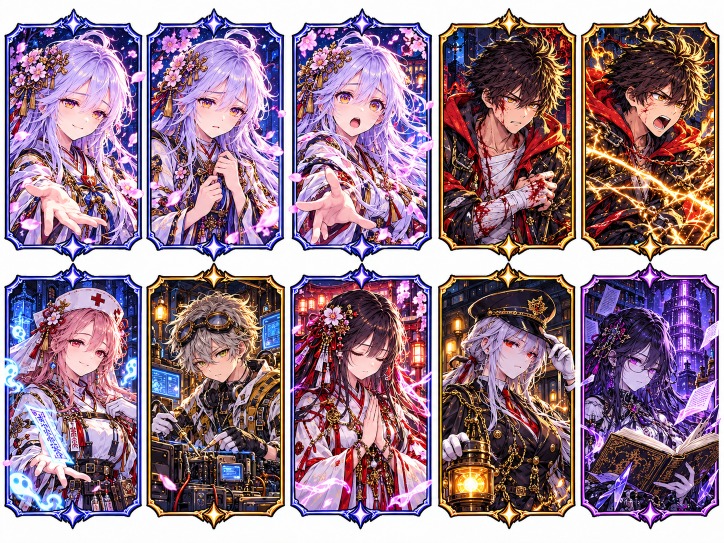
#> input picture assets/src/allySheet.png, 1448 x 1086 px (shown at 1/2 size)
$ python -i stage_thumbs.py   (imports and definitions only)
#> lines starting #> are read from the running program, lines starting #| are printed output that depends on the picture
#> further down, picture is the input picture: PIL image 1448x1086 RGB; mean R, G, B 153.3, 125.3, 141.9
"""Stage-select thumbnails (16:9 crops, caption bands left out).

thumbSheetA/B/C are 2x2 grids of framed cards (ST1-4, ST5-8, ST9-12);
each crop takes the top 16:9 band inside a card's frame. ST2 uses its own
picture (thumbST2, the lantern boss) and EX a band from its framed card.
"""
from PIL import Image

TW, TH = 480, 270
CELLS = [(16, 16, 712), (744, 16, 1432), (16, 556, 712), (744, 556, 1432)]  # x0, y0, x1
SHEETS = ['thumbSheetA', 'thumbSheetB', 'thumbSheetC']


def fit(im):
    w, h = im.size
#> w = 1448; h = 1086
    if w * 9 > h * 16:
        nw = h * 16 // 9
        im = im.crop(((w - nw) // 2, 0, (w - nw) // 2 + nw, h))
    else:
        im = im.crop((0, 0, w, w * 9 // 16))
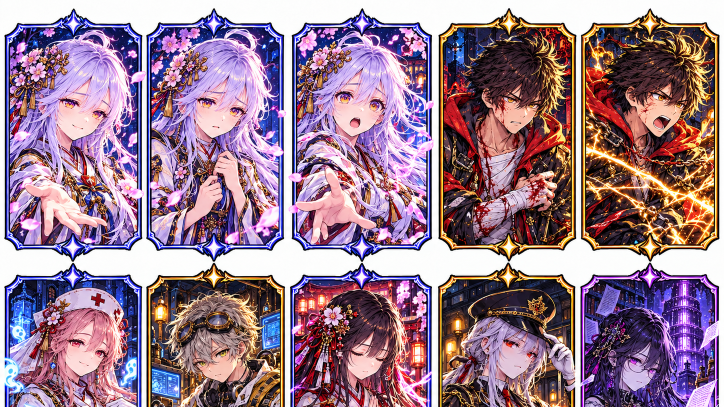
#> im: PIL image 1448x814 RGB (shown at 1/2 size); mean R, G, B 153.8, 124, 142.3
    return im.resize((TW, TH), Image.LANCZOS)
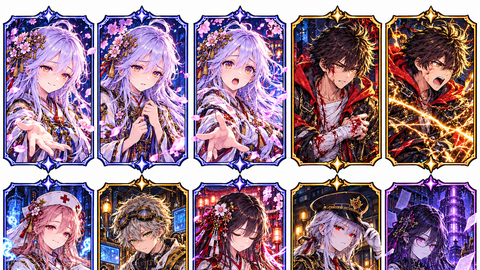
#> returned value: PIL image 480x270 RGB; mean R, G, B 153.6, 124, 142


def thumbs(src):
    out = {}
    for s, sheet in enumerate(SHEETS):
        im = Image.open(src / f'{sheet}.png').convert('RGB')
        for c, (x0, y0, x1) in enumerate(CELLS):
            out[s * 4 + c + 1] = fit(im.crop((x0, y0, x1, y0 + (x1 - x0) * 9 // 16)))
    out[2] = fit(Image.open(src / 'thumbST2.png').convert('RGB'))
    out[13] = fit(Image.open(src / 'thumbEX.png').convert('RGB').crop((60, 100, 1390, 848)))
    return out


def stills(src):
    """Full-resolution 16:9 versions for story stills: cgSt1..cgSt13 (sheet art, incl. the
    original ST2 street card) plus cgLantern (the ST2 lantern-boss picture)."""
    out = {}
    for si, sheet in enumerate(SHEETS):
        im = Image.open(src / f'{sheet}.png').convert('RGB')
        for c, (x0, y0, x1) in enumerate(CELLS):
            out[f'cgSt{si * 4 + c + 1}'] = im.crop((x0, y0, x1, y0 + (x1 - x0) * 9 // 16))
    out['cgSt13'] = Image.open(src / 'thumbEX.png').convert('RGB').crop((60, 100, 1390, 848))
    out['cgLantern'] = Image.open(src / 'thumbST2.png').convert('RGB')
    return out

>>> from PIL import Image
>>> picture = Image.open('../assets/src/allySheet.png')
>>> result = fit(picture)

$ run again, on assets/src/bgEX.png
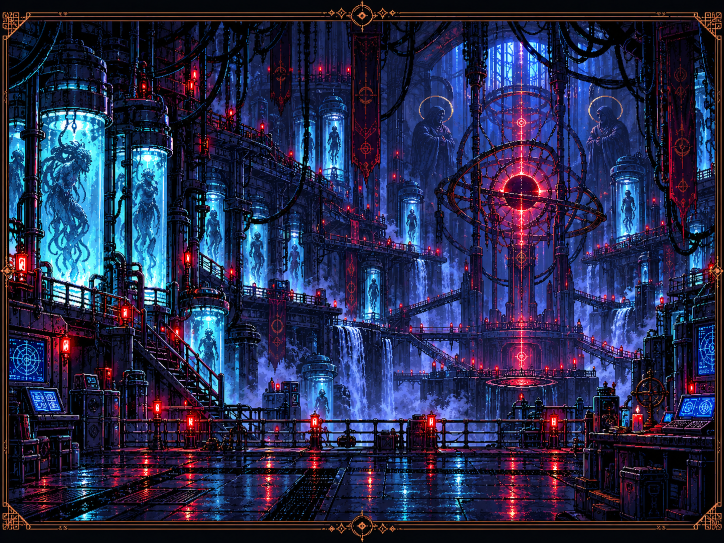
#> input picture assets/src/bgEX.png, 1448 x 1086 px (shown at 1/2 size)
#> picture is the input picture: PIL image 1448x1086 RGB; mean R, G, B 38.2, 41.9, 75.3
#> in fit, `im = im.crop((0, 0, w, w * 9 // 16))`:
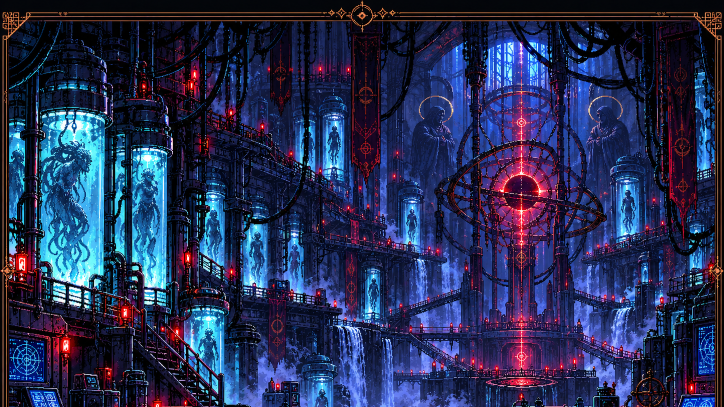
#> im: PIL image 1448x814 RGB (shown at 1/2 size); mean R, G, B 38.7, 46.7, 84
#> in fit, `return im.resize((TW, TH), Image.LANCZOS)`:
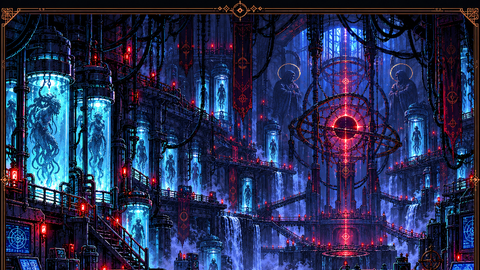
#> returned value: PIL image 480x270 RGB; mean R, G, B 38.9, 46.8, 84.1

$ run again, on assets/src/bgSheet1.png
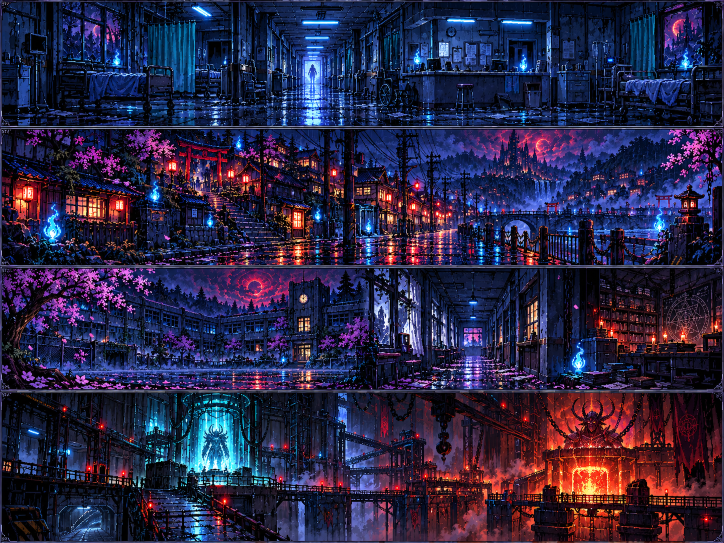
#> input picture assets/src/bgSheet1.png, 1448 x 1086 px (shown at 1/2 size)
#> picture is the input picture: PIL image 1448x1086 RGB; mean R, G, B 42.6, 37.7, 68.8
#> in fit, `im = im.crop((0, 0, w, w * 9 // 16))`:
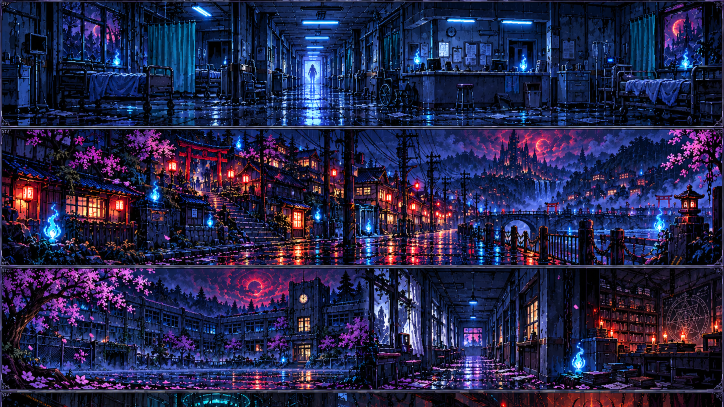
#> im: PIL image 1448x814 RGB (shown at 1/2 size); mean R, G, B 37.4, 37.2, 73.6
#> in fit, `return im.resize((TW, TH), Image.LANCZOS)`:
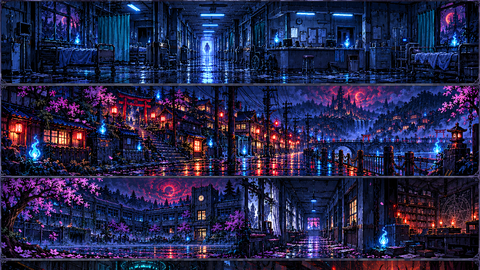
#> returned value: PIL image 480x270 RGB; mean R, G, B 37.6, 37.4, 73.8

$ run again, on assets/src/bgSheet5.png
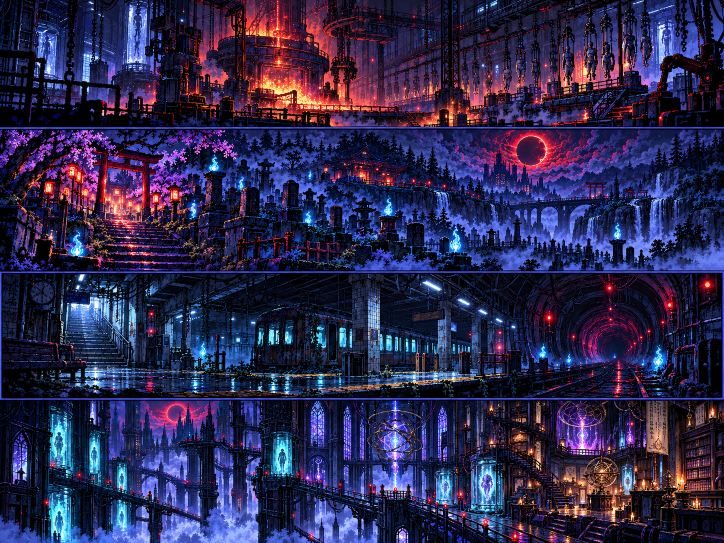
#> input picture assets/src/bgSheet5.png, 1448 x 1086 px (shown at 1/2 size)
#> picture is the input picture: PIL image 1448x1086 RGB; mean R, G, B 45.7, 41.1, 78.6
#> in fit, `im = im.crop((0, 0, w, w * 9 // 16))`:
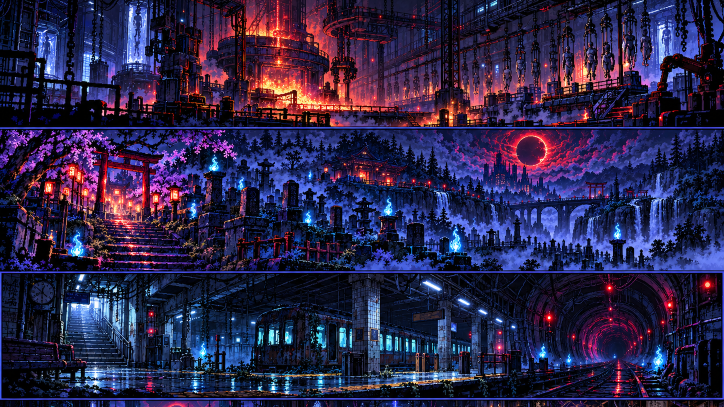
#> im: PIL image 1448x814 RGB (shown at 1/2 size); mean R, G, B 44, 37.3, 73.9
#> in fit, `return im.resize((TW, TH), Image.LANCZOS)`:
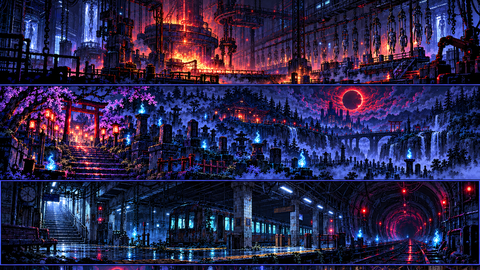
#> returned value: PIL image 480x270 RGB; mean R, G, B 44.1, 37.4, 74.1
